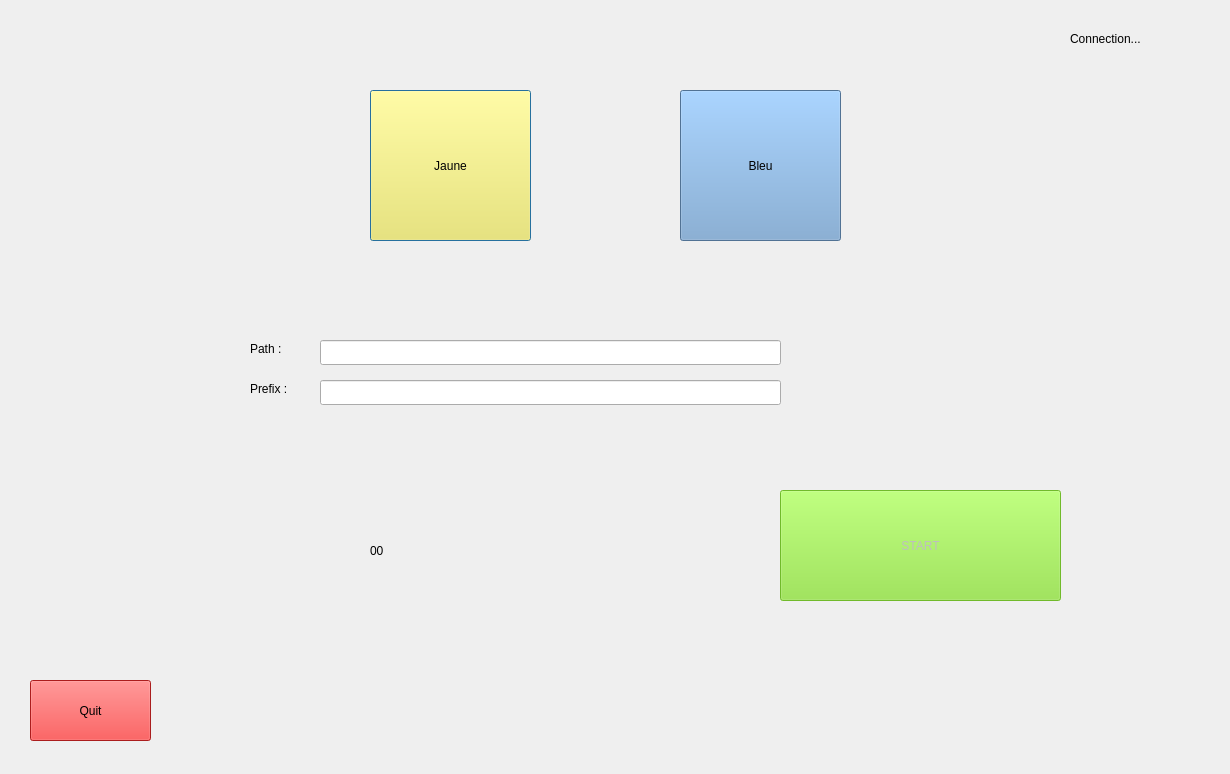
<?xml version="1.0" encoding="UTF-8"?>
<ui version="4.0">
 <class>Dialog</class>
 <widget class="QDialog" name="Dialog">
  <property name="geometry">
   <rect>
    <x>0</x>
    <y>0</y>
    <width>1230</width>
    <height>774</height>
   </rect>
  </property>
  <property name="windowTitle">
   <string>KaribousApp</string>
  </property>
  <widget class="QLineEdit" name="line_path">
   <property name="geometry">
    <rect>
     <x>320</x>
     <y>340</y>
     <width>461</width>
     <height>25</height>
    </rect>
   </property>
  </widget>
  <widget class="QPushButton" name="team_yellow">
   <property name="geometry">
    <rect>
     <x>370</x>
     <y>90</y>
     <width>161</width>
     <height>151</height>
    </rect>
   </property>
   <property name="autoFillBackground">
    <bool>false</bool>
   </property>
   <property name="styleSheet">
    <string notr="true">background-color: rgb(252, 233, 79)</string>
   </property>
   <property name="text">
    <string>Jaune</string>
   </property>
  </widget>
  <widget class="QPushButton" name="team_blue">
   <property name="geometry">
    <rect>
     <x>680</x>
     <y>90</y>
     <width>161</width>
     <height>151</height>
    </rect>
   </property>
   <property name="styleSheet">
    <string notr="true">background-color: rgb(114, 159, 207)</string>
   </property>
   <property name="text">
    <string>Bleu</string>
   </property>
  </widget>
  <widget class="QLabel" name="path_label">
   <property name="enabled">
    <bool>true</bool>
   </property>
   <property name="geometry">
    <rect>
     <x>250</x>
     <y>340</y>
     <width>67</width>
     <height>17</height>
    </rect>
   </property>
   <property name="text">
    <string>Path :</string>
   </property>
  </widget>
  <widget class="QLabel" name="prefix_label">
   <property name="geometry">
    <rect>
     <x>250</x>
     <y>380</y>
     <width>67</width>
     <height>17</height>
    </rect>
   </property>
   <property name="text">
    <string>Prefix :</string>
   </property>
  </widget>
  <widget class="QLineEdit" name="line_prefix">
   <property name="geometry">
    <rect>
     <x>320</x>
     <y>380</y>
     <width>461</width>
     <height>25</height>
    </rect>
   </property>
  </widget>
  <widget class="QPushButton" name="button_quit">
   <property name="geometry">
    <rect>
     <x>30</x>
     <y>680</y>
     <width>121</width>
     <height>61</height>
    </rect>
   </property>
   <property name="autoFillBackground">
    <bool>false</bool>
   </property>
   <property name="styleSheet">
    <string notr="true">background-color: rgb(239, 41, 41)</string>
   </property>
   <property name="text">
    <string>Quit</string>
   </property>
  </widget>
  <widget class="QPushButton" name="button_start">
   <property name="enabled">
    <bool>false</bool>
   </property>
   <property name="geometry">
    <rect>
     <x>780</x>
     <y>490</y>
     <width>281</width>
     <height>111</height>
    </rect>
   </property>
   <property name="autoFillBackground">
    <bool>false</bool>
   </property>
   <property name="styleSheet">
    <string notr="true">background-color: rgb(138, 226, 52)</string>
   </property>
   <property name="text">
    <string>START</string>
   </property>
  </widget>
  <widget class="QLabel" name="label_score">
   <property name="geometry">
    <rect>
     <x>370</x>
     <y>460</y>
     <width>141</width>
     <height>181</height>
    </rect>
   </property>
   <property name="text">
    <string>00</string>
   </property>
  </widget>
  <widget class="QLabel" name="wifi_connection">
   <property name="geometry">
    <rect>
     <x>1070</x>
     <y>30</y>
     <width>121</width>
     <height>17</height>
    </rect>
   </property>
   <property name="text">
    <string>Connection...</string>
   </property>
  </widget>
 </widget>
 <resources/>
 <connections/>
</ui>
